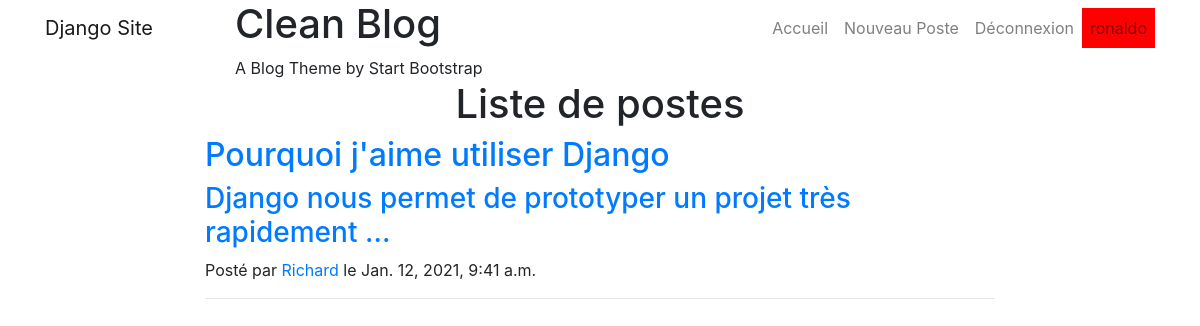
Screenshot of / (signed in) with the database file from the repository.
### blog/models.py (models this page shows, shortened)
class Post(models.Model):
	author = models.ForeignKey('auth.User',on_delete=models.CASCADE)
	title = models.CharField(max_length=200)
	text = models.TextField()
	created_date = models.DateTimeField(default=timezone.now)
	published_date = models.DateTimeField(blank=True,null=True)

### blog/views.py (the view)
# urls.py: path('',views.post_list_view,name='post_list'),
def post_list_view(request):
	posts= Post.objects.filter(published_date__lte=timezone.now()).order_by('-published_date')
	return render(request,'blog/posts_list.html',{'posts':posts})

### blog/templates/blog/posts_list.html
{% extends "base.html" %}
	{% block content%}
 {% include '_blog_header.html' %}
	<h1 class="text-center text-decoration-underline">Liste de postes </h1>
		<div class="row">
			<div class="col-lg-8 col-md-10 mx-auto">
			{% for i in posts%}
				<div class="post-preview">
	          <a href="{% url 'post_detail' i.id%}">
	            <h2 class="post-title">
	              {{i.title}}
	            </h2>
	            <h3 class="post-subtitle">
	              {{i.text|truncatechars:60}}
	            </h3>
	          </a>
	          <p class="post-meta">Posté par
	            <a href="#">{{i.author.username}}</a>
	            le {{i.published_date}}</p>
	        </div>
	        <hr>
				{% empty%}
				<p>Aucun Post pour le moment </p>
			{% endfor %%}
			</div>
		</div>
{% endblock%}

### templates/nav.html (shortened to what this page needs)
  <nav class="navbar navbar-expand-lg navbar-light fixed-top" id="mainNav">
    <div class="container">
      <a class="navbar-brand" href="{% url 'post_list' %}">Django Site</a>
      <div class="collapse navbar-collapse" id="navbarResponsive">
        <ul class="navbar-nav ml-auto">
          <li class="nav-item">
            <a class="nav-link" href="{% url 'post_list' %}">Accueil</a>
          </li>
      {% if user.is_authenticated %}
          <li class="nav-item">
            <a class="nav-link" href="{% url 'post_new' %}">Nouveau Poste</a>
          </li>
      {% endif %}
    {% if not user.is_authenticated %}
    <li class="nav-item">
            <a class="nav-link" href="{% url 'login' %}">Connexion</a>
          </li>
          <li class="nav-item">
            <a class="nav-link" href="{% url 'signup' %}">Inscription</a>
          </li>
    {% else %}
    <li class="nav-item">
            <a class="nav-link" href="{% url 'logout' %}">Déconnexion</a>
          </li>
      {% endif %}
         {% if user.is_authenticated %}
          <li style="background-color: red;" class="nav-item">
            <a class="nav-link" href="{% url 'post_new' %}">{{user.username}}</a>
          </li>
      {% endif %}
        </ul>
      </div>
    </div>
  </nav>

### rows the page displays
Post: title "Pourquoi j'aime utiliser Django", text "Django nous permet de prototyper un projet très rapidement …", author.username "Richard", published_date "Jan. 12, 2021, 9:41 a.m."

### other values shown
{{ user.username }} "ronaldo"
